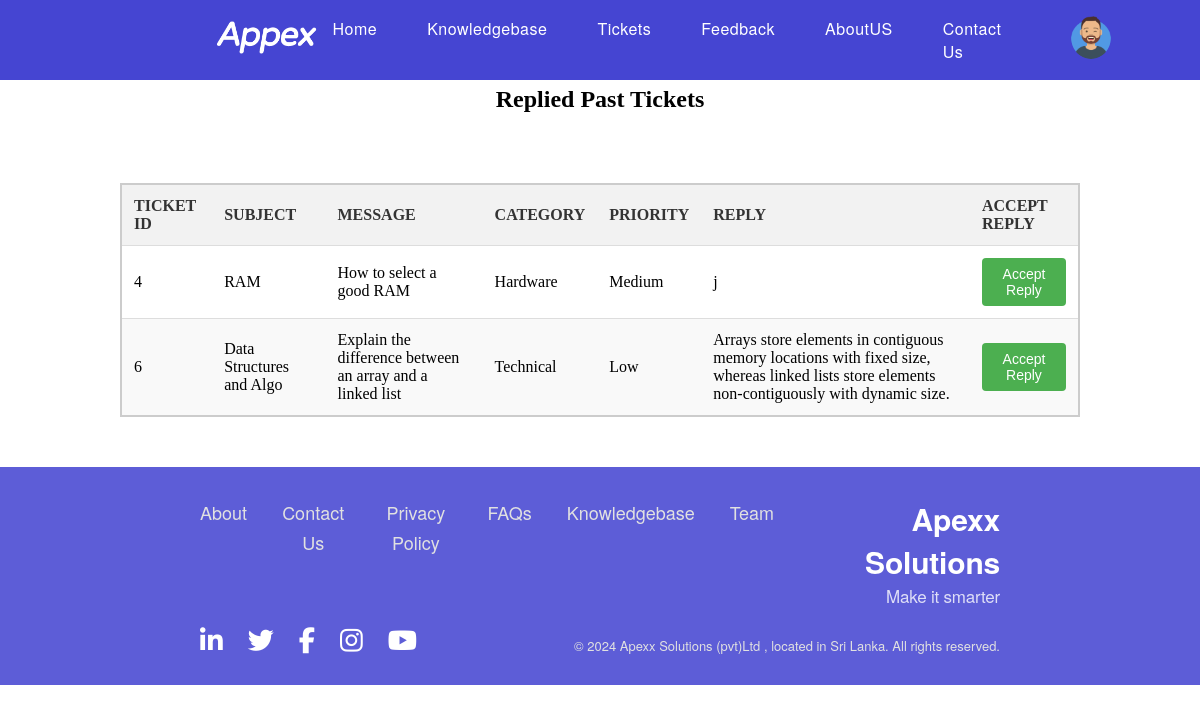
Screenshot of /php/view_userpasttickets.php (signed in) with the database file from the repository.
### tables this page shows
CREATE TABLE `reply_ticket` (
  `ticket_replyID` int(10) NOT NULL,
  `subject` varchar(30) NOT NULL,
  `message` varchar(30) NOT NULL,
  `category` varchar(20) NOT NULL,
  `priority` varchar(10) NOT NULL,
  `username` varchar(30) NOT NULL,
  `reply` varchar(200) NOT NULL
);

CREATE TABLE `ticket` (
  `ticket_ID` int(10) NOT NULL,
  `subject` varchar(50) NOT NULL,
  `message` varchar(255) NOT NULL,
  `category` varchar(20) NOT NULL,
  `priority` varchar(20) NOT NULL,
  `username` varchar(20) NOT NULL
);

### php/view_userpasttickets.php (the view, shortened to what this page needs)
<?php
$servername = "localhost";
$username = "root";
$password = "";
$dbname = "web_test";
$conn = new mysqli($servername, $username, $password, $dbname);
$username = $_SESSION['username'];
$sql = "SELECT t.ticket_ID, t.subject, t.message, t.category, t.priority, r.reply
        FROM reply_ticket r
        INNER JOIN ticket t ON r.ticket_replyID = t.ticket_ID
        WHERE t.username = '$username'";
$result = $conn->query($sql);
?>
<!DOCTYPE html>
<html lang="en">
<head>
    <head>
    <link rel="stylesheet" href="../css/home.css">
    <link rel="stylesheet" href="../css/userreply-ticket.css">
    <link href='https://unpkg.com/boxicons@2.1.4/css/boxicons.min.css' rel='stylesheet'>
    <link rel="stylesheet" href="https://cdnjs.cloudflare.com/ajax/libs/font-awesome/5.15.4/css/all.min.css" />
</head>
</head>
<body>
    <nav>
            <div class="navbar-outerbox">
                <div class="logo-box">
                    <a href="home.php"><img src="../resources/logos/appex-text-logo.png" alt="logo"></a>
                </div>
                <div class="menu-and-userimage-box">
                    <ul class="navbar-menu-names">
                        <li><a href="../php/home.php">Home</a></li>
                        <li><a href="../php/knowledgebase.php">Knowledgebase</a></li>
                        <li><a href="../php/user-ticket.php">Tickets</a></li>
                        <li><a href="../php/user-feedback.php">Feedback</a></li>
                        <li><a href="about.html">AboutUS</a></li>
                        <li><a href="contact-us.html">Contact Us</a></li>
                    </ul>
                    <div class="userimage">
                        <img src="../resources/images/userimage.png" alt="">
                    </div>
                </div>
            </div>
        </nav><br><br>
<h2 class="center"> Replied Past Tickets</h2>
<div class="table-container">
        <table>
            <thead>
                <tr>
                    <th>Ticket ID</th>
                    <th>Subject</th>
                    <th>Message</th>
                    <th>Category</th>
                    <th>Priority</th>
                    <th>Reply</th>
                    <th>Accept Reply</th>
                </tr>
            </thead>
            <tbody>
                <?php
                if ($result->num_rows > 0) {
                    while($row = $result->fetch_assoc()) {
                        echo "<tr>";
                        echo "<td>".$row["ticket_ID"]."</td>";
                        echo "<td>".$row["subject"]."</td>";
                        echo "<td>".$row["message"]."</td>";
                        echo "<td>".$row["category"]."</td>";
                        echo "<td>".$row["priority"]."</td>";
                        echo "<td>".$row["reply"]."</td>";
                        echo "<td><button class='accept-reply-button' onclick='acceptReply(this)'>Accept Reply</button></td>";
                        echo "</tr>";
                    }
                } else {
                    echo "<tr><td colspan='7'>No past tickets found.</td></tr>";
                }
                ?>
            </tbody>
        </table>
    </div>
        <footer>
        <div class="footer-top">
            <div class="footer-top-left">
                <p>
                    <a href="about.html">About</a>
                    <a href="contact-us.html">Contact Us</a>
                    <a href="privacy-policy.html">Privacy Policy</a>
                    <a href="faq.html">FAQs</a>
                    <a href="knowledgebase.html">Knowledgebase</a>
                    <a href="team.html">Team</a>
                </p>
            </div>
            <div class="footer-top-right">
                <img src="../resources/logos/Untitled-14-whitepng.png" alt="" id="footer-logo">
                <div class="logo-text">
                    <span class="logo-text-head">Apexx Solutions</span>
                    <span class="logo-text-sub">Make it smarter</span>
                </div>
            </div>
        </div>
        <div class="footer-bottom">
            <div class="footer-bottom-left">
                <a href="https://www.linkedin.com/"><i class="fa fa-linkedin"></i></a>
                <a href="https://www.twitter.com/"><i class="fa fa-twitter"></i></a>
                <a href="https://www.facebook.com/"><i class="fa fa-facebook"></i></a>
                <a href="https://www.instagram.com/"><i class="fa fa-instagram"></i></a>
                <a href="https://www.youtube.com/"><i class="fa fa-youtube"></i></a>
            </div>
            <div class="footer-bottom-right">
                <p>© 2024 Apexx Solutions (pvt)Ltd , located in Sri Lanka. All rights reserved. </p>
            </div>
        </div>
    </footer>
</body>
</html>

### css/home.css (style rules this page uses)
* { margin: 0; padding: 0; box-sizing: border-box; }
body { display: flex; flex-direction: column; row-gap: 50px; }
nav { background-color: #3535ceea; padding: 16px 200px; height: 80px; display: flex; justify-content: space-between; align-items: center; position: fixed; width: 100%; z-index: 200; }
.navbar-outerbox { display: flex; justify-content: space-between; align-items: center; max-width: 1200px; width: 100%; font-family: "Helvetica Neue", sans-serif; }
.logo-box img { max-height: 53px; }
.menu-and-userimage-box { display: flex; column-gap: 70px; align-items: center; }
.navbar-menu-names { list-style: none; display: flex; column-gap: 50px; font-size: 16px; font-weight: 600; letter-spacing: 0.5px; }
.navbar-menu-names a { text-decoration: none; color: white; font-weight: 500; position: relative; }
.navbar-menu-names a::before { content: ""; position: absolute; bottom: -2px; left: 0; width: 0; height: 2px; background-color: #ffcc00; transition: width 0.3s ease; }
.userimage { position: relative; cursor: pointer; }
.userimage img { border-radius: 50%; max-width: 40px; transition: border 0.3s ease; }
footer { width: 100%; padding: 30px 200px; background: rgba(53, 53, 206, 0.8); display: flex; flex-direction: column; row-gap: 20px; font-family: Gotham-book, Calibri, Helvetica Neue, HelveticaNeue, Arial, sans-serif; position: sticky; }
.footer-top { display: flex; justify-content: space-between; align-items: start; }
.footer-top-right { display: flex; align-items: center; column-gap: 10px; }
#footer-logo { height: 60px; padding: 5px; border-radius: 10px; opacity: 0.8; }
.logo-text { display: flex; flex-direction: column; align-items: flex-end; justify-content: space-between; color: white !important; }
.logo-text-head { font-size: 30px; font-weight: 900; text-align: right; letter-spacing: -0.2px; }
.logo-text-sub { font-size: 17px; text-align: right; letter-spacing: -0.2px; opacity: 0.8; }
.footer-top-left p { text-align: center; line-height: 30px; display: flex; column-gap: 35px; }
.footer-top-left p a { font-size: 18px; text-decoration: none; color: rgb(225, 225, 225); }
.footer-bottom { display: flex; justify-content: space-between; align-items: end; }
.footer-bottom-right { font-size: 13px; color: rgb(225, 225, 225); }
.footer-bottom-left { display: flex; column-gap: 25px; }
.footer-bottom-left i { font-size: 26px; color: white; }

### css/userreply-ticket.css (style rules this page uses)
.center { text-align: center; }
.table-container { margin: 0 auto; width: 80%; }
table { width: 100%; border-collapse: collapse; margin-top: 20px; border: 2px solid #ccc; border-radius: 8px; }
th, td { padding: 12px; text-align: left; border-bottom: 1px solid #ddd; }
th { background-color: #f2f2f2; font-weight: bold; color: #333; text-transform: uppercase; }
tr:nth-child(even) { background-color: #f9f9f9; }
.accept-reply-button { background-color: #4caf50; border: none; color: white; padding: 8px 16px; text-align: center; text-decoration: none; display: inline-block; font-size: 14px; border-radius: 4px; cursor: pointer; transition: background-color 0.3s; }

### rows the page displays
reply_ticket: ticket.ticket_ID "4", ticket.subject "RAM", ticket.message "How to select a good RAM", ticket.category "Hardware", ticket.priority "Medium", reply "j"
reply_ticket: ticket.ticket_ID "6", ticket.subject "Data Structures and Algo", ticket.message "Explain the difference between an array and a linked list", ticket.category "Technical", ticket.priority "Low", reply "Arrays store elements in contiguous memory locations with fixed size, whereas linked lists store elements non-contiguously with dynamic size."
